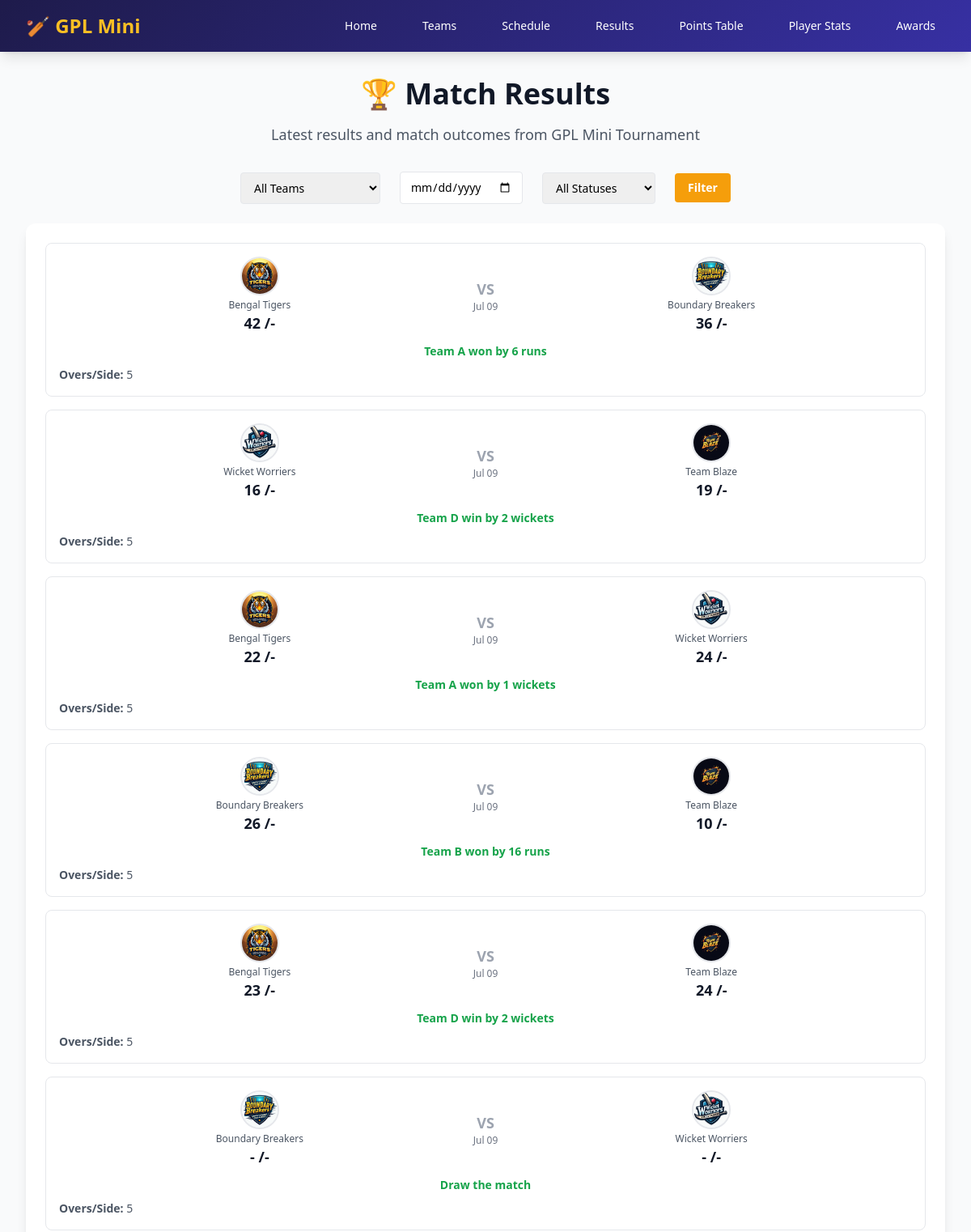
The app's page /matches/results/ (upper part), older data.
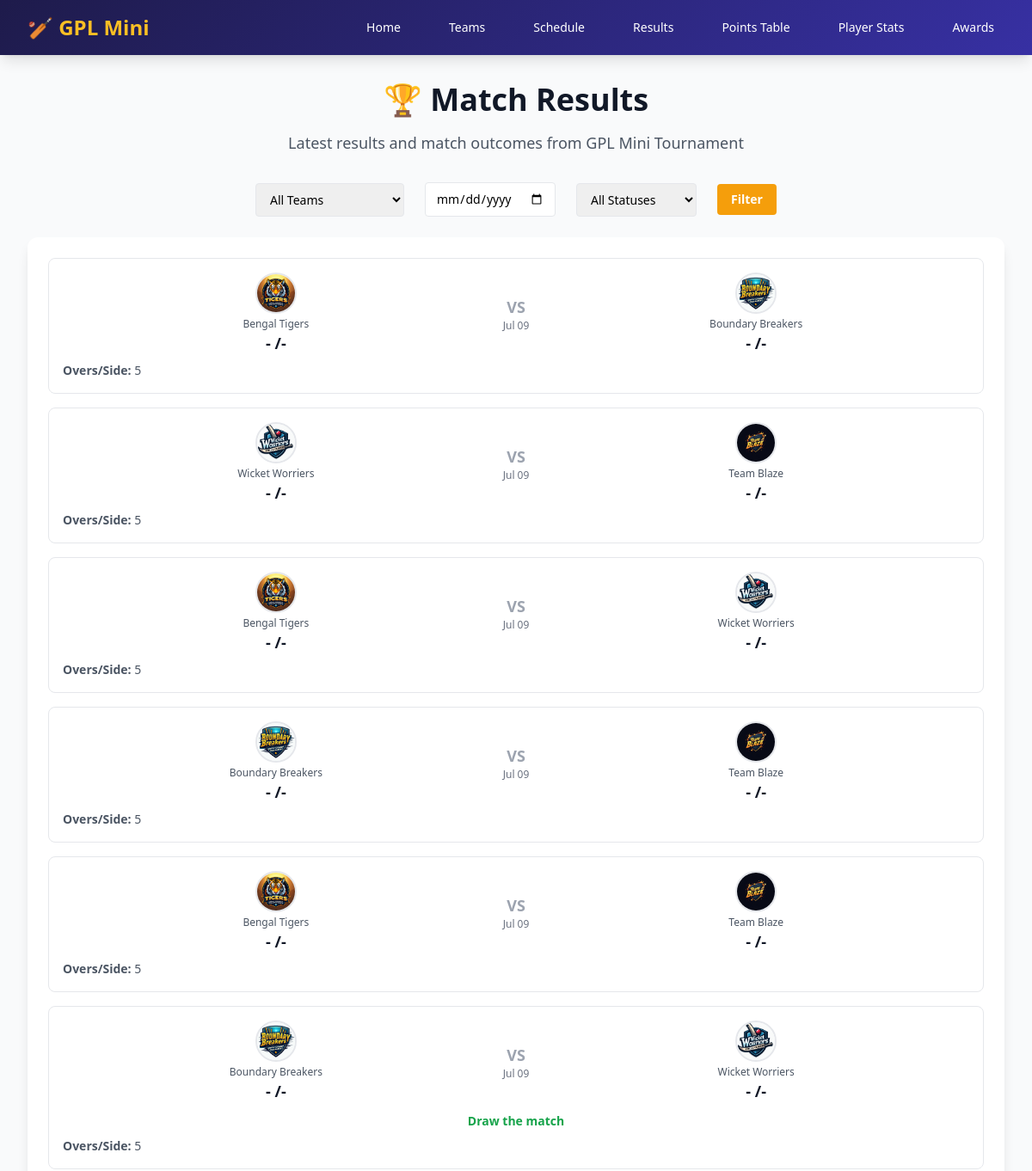
The same page, newer data.
### matches/models.py (models this page shows, shortened)
class Match(models.Model):
    STATUS_CHOICES = [
        ('upcoming', 'Upcoming'),
        ('completed', 'Completed'),
    ]
    team1 = models.ForeignKey(Team, on_delete=models.CASCADE, related_name='team1_matches')
    team2 = models.ForeignKey(Team, on_delete=models.CASCADE, related_name='team2_matches')
    date = models.DateField()
    result = models.CharField(max_length=100, blank=True)
    status = models.CharField(max_length=10, choices=STATUS_CHOICES, default='upcoming')
    team1_score = models.PositiveIntegerField(null=True, blank=True)
    team2_score = models.PositiveIntegerField(null=True, blank=True)
    overs_per_innings = models.PositiveIntegerField(default=5)
    player_of_match = models.ForeignKey(Player, on_delete=models.SET_NULL, null=True, blank=True, related_name='pom_matches')

### teams/models.py (models this page shows, shortened)
class Team(models.Model):
    name = models.CharField(max_length=100)
    logo = models.ImageField(upload_to='team_logos/')
    color_theme = models.CharField(max_length=20)

### matches/views.py (the view)
# urls.py: path('results/', views.results, name='results'),
def results(request):
    from teams.models import Team
    teams = Team.objects.all()
    matches = Match.objects.all().order_by('-date')
    team_id = request.GET.get('team')
    date = request.GET.get('date')
    status = request.GET.get('status')
    if team_id and team_id.isdigit():
        matches = matches.filter(Q(team1_id=team_id) | Q(team2_id=team_id))
    if date:
        matches = matches.filter(date=date)
    if status and status in dict(Match.STATUS_CHOICES):
        matches = matches.filter(status=status)
    context = {
        'matches': matches,
        'teams': teams,
        'selected_team': int(team_id) if team_id and team_id.isdigit() else None,
        'selected_date': date,
        'selected_status': status,
    }
    return render(request, 'matches/results.html', context)

### templates/matches/results.html (shortened to what the changed rows need)
{% extends 'base.html' %}
{% block content %}
<div class="text-center mb-6 sm:mb-8">
    <h1 class="text-3xl sm:text-4xl font-bold text-gray-900 mb-3 sm:mb-4">🏆 Match Results</h1>
</div>
<div class="bg-white rounded-xl shadow-lg overflow-hidden">
    <div class="p-4 sm:p-6">
        {% if matches %}
            <div class="space-y-3 sm:space-y-4">
                {% for match in matches %}
                <div class="border border-gray-200 rounded-lg p-3 sm:p-4 hover:shadow-md transition-shadow">
                    <div class="flex items-center justify-between">
                        <div class="flex items-center space-x-2 sm:space-x-4 flex-1">
                            <div class="text-center min-w-0 flex-1">
                                <div class="w-8 h-8 sm:w-12 sm:h-12 mx-auto mb-1 flex items-center justify-center">
                                    {% if match.team1.logo %}
                                        <img src="{{ match.team1.logo.url }}" alt="{{ match.team1.name }}" class="w-full h-full object-cover rounded-full border-2 border-gray-200">
                                    {% else %}
                                        <div class="w-full h-full bg-gray-200 rounded-full flex items-center justify-center text-xs sm:text-sm font-semibold">
                                            {{ match.team1.name|slice:":2"|upper }}
                                        </div>
                                    {% endif %}
                                </div>
                                <p class="text-xs sm:text-xs text-gray-600 truncate">{{ match.team1.name }}</p>
                                <p class="text-sm sm:text-lg font-bold text-gray-900">
                                    {{ match.team1_score|default:"-" }}
                                    {% if match.team1_wickets is defined %}/{{ match.team1_wickets|default:"-" }}{% endif %}
                                </p>
                            </div>
                            <div class="text-center min-w-0 flex-shrink-0">
                                <span class="text-sm sm:text-lg font-bold text-gray-400">VS</span>
                                <p class="text-xs text-gray-500">{{ match.date|date:"M d" }}</p>
                            </div>
                            <div class="text-center min-w-0 flex-1">
                                <div class="w-8 h-8 sm:w-12 sm:h-12 mx-auto mb-1 flex items-center justify-center">
                                    {% if match.team2.logo %}
                                        <img src="{{ match.team2.logo.url }}" alt="{{ match.team2.name }}" class="w-full h-full object-cover rounded-full border-2 border-gray-200">
                                    {% else %}
                                        <div class="w-full h-full bg-gray-200 rounded-full flex items-center justify-center text-xs sm:text-sm font-semibold">
                                            {{ match.team2.name|slice:":2"|upper }}
                                        </div>
                                    {% endif %}
                                </div>
                                <p class="text-xs sm:text-xs text-gray-600 truncate">{{ match.team2.name }}</p>
                                <p class="text-sm sm:text-lg font-bold text-gray-900">
                                    {{ match.team2_score|default:"-" }}
                                    {% if match.team2_wickets is defined %}/{{ match.team2_wickets|default:"-" }}{% endif %}
                                </p>
                            </div>
                        </div>
                    </div>
                    <div class="mt-2 text-center">
                        <span class="text-xs sm:text-sm font-semibold text-green-600">{{ match.result }}</span>
                    </div>
                    <div class="mt-2 flex flex-col sm:flex-row sm:justify-between sm:items-center text-xs sm:text-sm text-gray-600">
                        <div>
                            <span class="font-semibold">Overs/Side:</span> {{ match.overs_per_innings }}
                        </div>
                    </div>
                </div>
                {% endfor %}
            </div>
        {% else %}
            <div class="text-center py-8 sm:py-12">
                <div class="text-3xl sm:text-4xl mb-3 sm:mb-4">🏆</div>
                <h3 class="text-lg sm:text-xl font-semibold text-gray-900 mb-2">No Results Available</h3>
                <p class="text-sm sm:text-base text-gray-500">Match results will appear here once matches are completed.</p>
            </div>
        {% endif %}
    </div>
</div>
{% endblock %}

Row changes from the older to the newer data that the page shows:
changed Match (number 1 of 6 on the later page): team1_score "42" → "-"; team2_score "36" → "-"; result "Team A won by 6 runs" → (not shown)
changed Match (number 2 of 6 on the later page): team1_score "16" → "-"; team2_score "19" → "-"; result "Team D win by 2 wickets" → (not shown)
changed Match (number 3 of 6 on the later page): team1_score "22" → "-"; team2_score "24" → "-"; result "Team A won by 1 wickets" → (not shown)
changed Match (number 4 of 6 on the later page): team1_score "26" → "-"; team2_score "10" → "-"; result "Team B won by 16 runs" → (not shown)
changed Match (number 5 of 6 on the later page): team1_score "23" → "-"; team2_score "24" → "-"; result "Team D win by 2 wickets" → (not shown)
